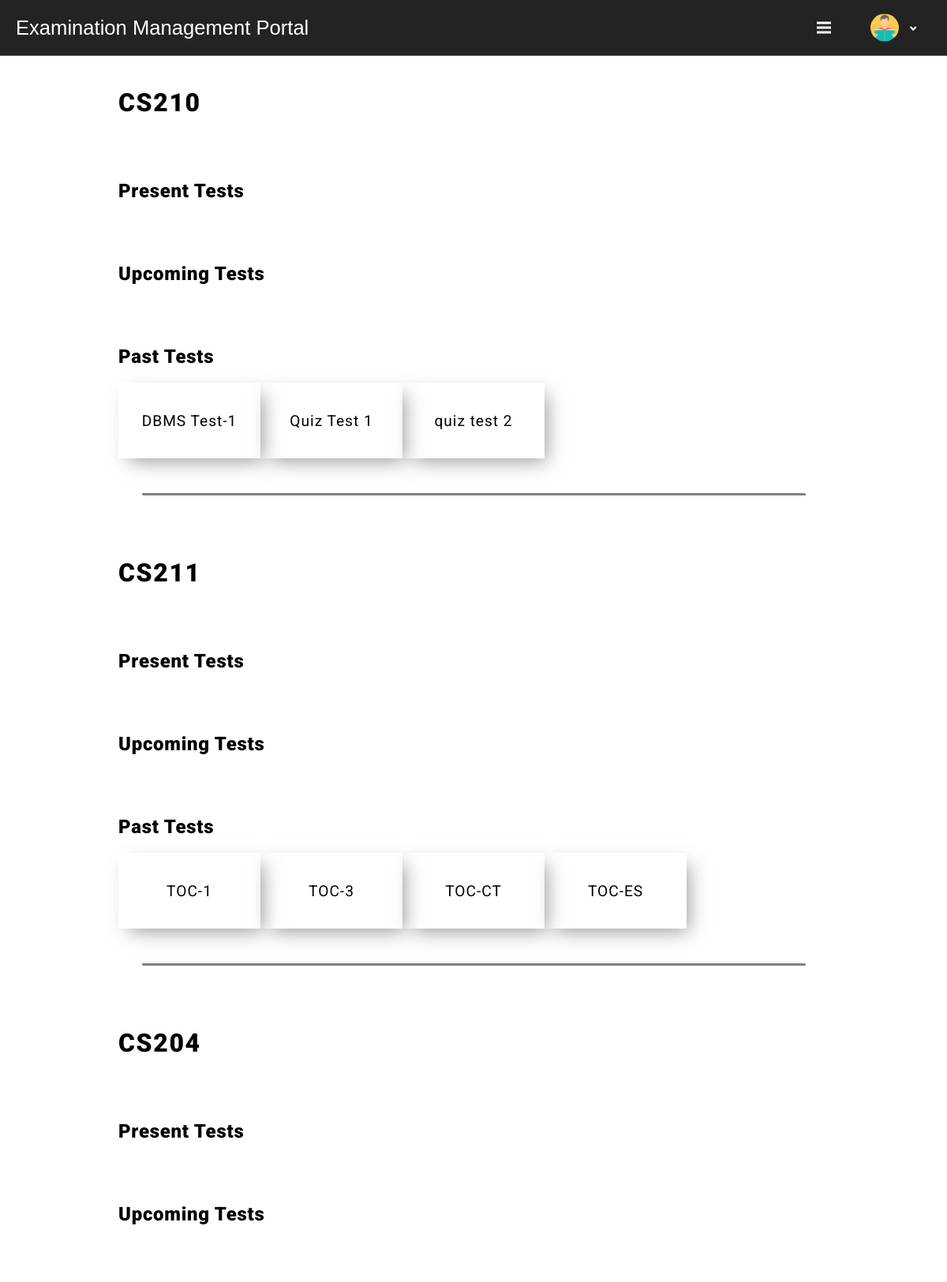
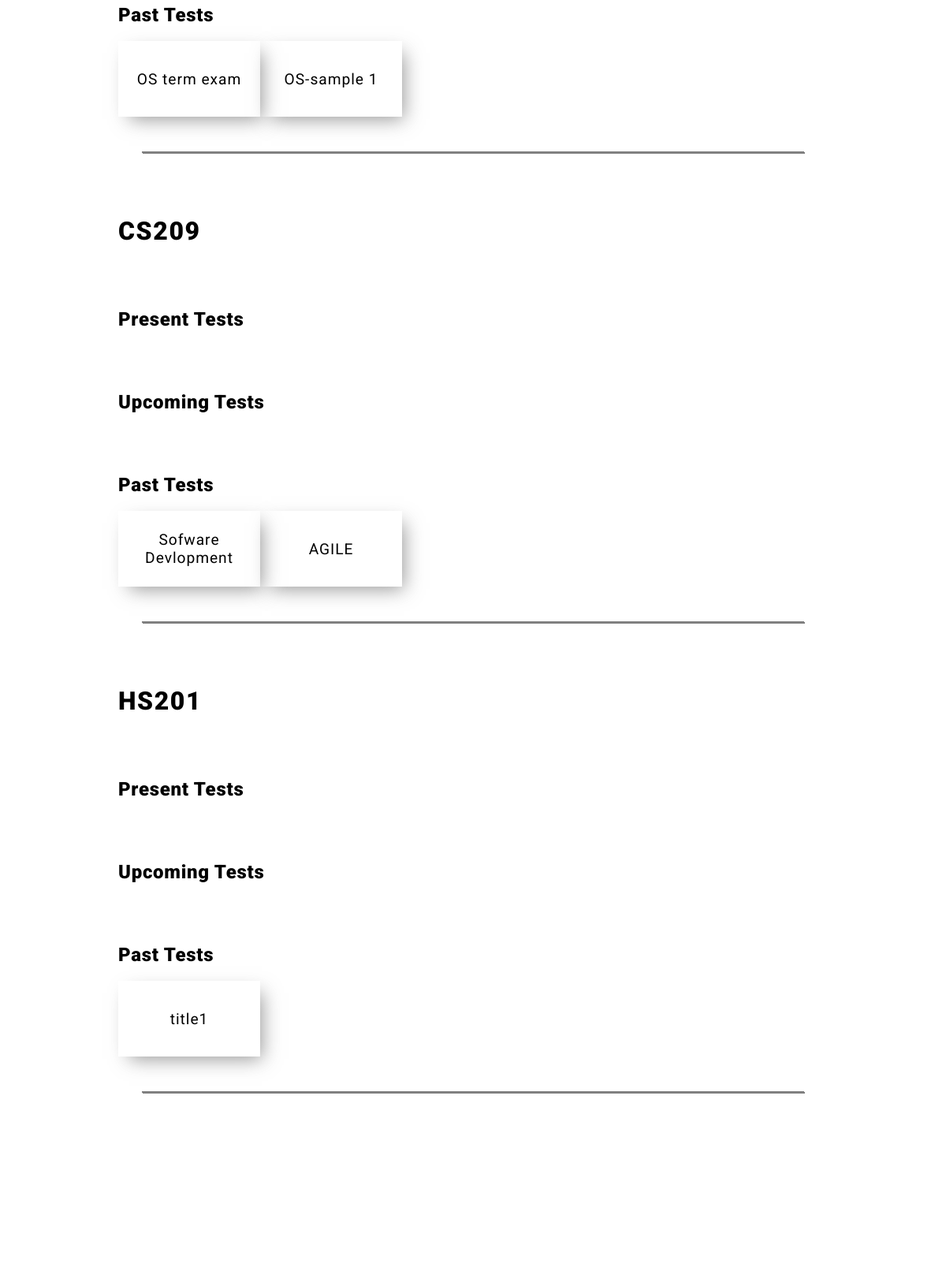
The page /tests-s.php (signed in) on the database its author committed (2 pictures, top to bottom).
### tables this page shows
CREATE TABLE `student_list` (
  `id` int(25) NOT NULL,
  `email` text NOT NULL,
  `student_id` text,
  `name` text,
  `courses_no` int(2) NOT NULL DEFAULT '0',
  `course_1` varchar(255) NOT NULL DEFAULT '-',
  `course_2` varchar(255) NOT NULL DEFAULT '-',
  `course_3` varchar(255) NOT NULL DEFAULT '-',
  `course_4` varchar(255) NOT NULL DEFAULT '-',
  `course_5` varchar(255) NOT NULL DEFAULT '-',
  `course_6` varchar(255) NOT NULL DEFAULT '-',
  `course_7` varchar(255) NOT NULL DEFAULT '-',
  `course_8` varchar(255) NOT NULL DEFAULT '-',
  `course_9` varchar(255) NOT NULL DEFAULT '-'
);

CREATE TABLE `quiz` (
  `quiz_id` text NOT NULL,
  `created_for` text NOT NULL,
  `name` varchar(50) NOT NULL,
  `start_time` datetime NOT NULL,
  `end_time` datetime NOT NULL,
  `created_by` text NOT NULL
);

### tests-s.php (the view, shortened to what this page needs)
<!DOCTYPE html>
<html>
<head>
<?php
include_once 'db.php';
$email = $_SESSION['email'];
$query = "SELECT * FROM student_list WHERE email='$email'";
$result = mysqli_query($con2, $query);
$courses_no = $row['courses_no'];?>
	<link rel="stylesheet" type="text/css" href="z-style.css" />
	<link rel="stylesheet" href="https://use.typekit.net/wur3dcn.css">
</head>
<body class="current-page" id="tests">
	<div id="navbar">
		<p id="navbar-simp">Examination Management Portal</p>
		<div id="navbar-profile">
			<p id="navbar-arrow"><i id="navbar-arrow-control"></i></p>
			<img src="stock/student.jpg" id="navbar-dp">
		</div>
		<div id="navbar-menubut">
  			<div class="bar1"></div>
  			<div class="bar2"></div>
  			<div class="bar3"></div>
		</div>
	</div>
	<?php
$date1 = date('Y-m-d H:i:s');
echo'<div id="tests-main-container">';
$query = "SELECT * FROM student_list WHERE email='$email'";
$result = mysqli_query($con2, $query);
$row = mysqli_fetch_assoc($result);
$a = array();
for($i=1;$i<=$row['courses_no'];$i++) {
	array_push($a, $row["course_".$i]);
}
for($i=0; $i<sizeof($a); $i++){
echo'
     <div class="tests-containers tests-heads"><p class="tests-heads-text1">'.$a[$i].'</p></div>
     <div id="test-div2"></div>';
echo '
		<div class="tests-containers tests-heads"><p class="tests-heads-text">Present Tests</p></div>
		<div class="tests-containers">';
	$d=1;
		echo' </div>
		<div class="tests-containers tests-heads"><p class="tests-heads-text">Upcoming Tests</p></div>
		<div class="tests-containers">';
			echo '</div>
		<div class="tests-containers tests-heads"><p class="tests-heads-text">Past Tests</p></div>
		<div class="tests-containers">';
		$result2 = mysqli_query($con,"SELECT * FROM quiz where created_for = '$a[$i]' and start_time < '$date1' and end_time < '$date1' order by start_time asc") or die('Error');
		while($row = mysqli_fetch_array($result2))
		{
      $name = $row['name'];
      $qid = $row['quiz_id'];
    echo' <a href="testg.php?quiz_id='.$qid.'" class="tests-cards" id="tests-card'.$d.'"><p class="tests-cards-text" id="tests-card'.$d++.'-text">'.$name.'</p></a>';
}
		    echo' </div><div id="test-div"></div>
			<hr style="height:2px;border-width:0;color:gray;background-color:gray;margin-left:15%;margin-right:15%;box-shadow: 1px 1px;">
		    <div id="test-div"></div>';}
        ?>
    </div>
	<div id="test-div1"></div>
</html>

### z-style.css (style rules this page uses)
html { scroll-behavior: smooth; }
body { overflow-y: scroll; }
* { margin: 0; padding: 0; border: 0; }
#navbar { width: 100%; height: 70px; background-color: #232323; position: relative; z-index: 30; border-bottom: solid #696969; border-width: 1px; }
#navbar-logo, #navbar-simp { float: left; cursor: pointer; top: 50%; -ms-transform: translateY(-50%); transform: translateY(-50%); position: relative; }
#navbar-simp { margin-left: 20px; color: #FFFFFF; font-family: satisfy,sans-serif; font-weight: 400; font-style: normal; font-size: 1.6em; }
#navbar-profile { height: 100%; float: right; margin-right: 25px; }
#navbar-profile * { float: right; position: relative; top: 50%; -ms-transform: translateY(-50%); transform: translateY(-50%); position: relative; }
#navbar-dp { height: 35px; width: 36px; margin-right: 15px; margin-left: 15px; border-radius: 50%; }
#navbar-arrow { margin-right: 15px; }
#navbar-arrow-control { border: solid #FFFFFF; border-width: 0 2.5px 2.5px 0; padding: 2.2px; transform: rotate(45deg); -webkit-transform: rotate(45deg); }
#navbar-menubut, #navbar-menubut-2 { display: inline-block; cursor: pointer; float: right; display: none; margin-right: 35px; top: 50%; -ms-transform: translateY(-50%); transform: translateY(-50%); position: relative; }
.bar1, .bar2, .bar3 { width: 18px; height: 3px; background-color: #FFFFFF; margin: 3px 0; transition: 0.3s; }
#test-div { height: 40px; width: 100%; background-color: rgba(0,0,0,0); }
#test-div1 { height: 200px; width: 100%; background-color: #FFFFFF; }
#test-div2 { height: 20px; width: 100%; background-color: #FFFFFF; }
#tests-main-container { width: 100%; text-align: center; }
.tests-containers { width: 75%; display: inline-block; }
.tests-heads { margin-top: 40px; margin-bottom: 15px; }
.tests-heads-text { float: left; font-family: roboto, sans-serif; font-weight: 900; font-style: normal; font-size: 1.5em; letter-spacing: 0.03em; }
.tests-heads-text1 { float: left; font-family: roboto, sans-serif; font-weight: 900; font-style: normal; font-size: 2em; letter-spacing: 0.05em; }
.tests-cards { width: 20%; height: 8vw; float: left; box-shadow: 8px 9px 23px -6px rgba(90,90,90,0.64); -webkit-box-shadow: 8px 9px 23px -6px rgba(90,90,90,0.64); -moz-box-shadow: 8px 9px 23px -6px rgba(90,90,90,0.64); text-decoration: none; color: #000000; cursor: pointer; }
.tests-cards-text { top: 40%; -ms-transform: translateY(-50%); transform: translateY(-50%); position: relative; font-family: roboto, sans-serif; font-weight: 400; font-style: normal; font-size: 1.2em; letter-spacing: 0.05em; margin: 10px; }
@media screen and (max-width: 1200px) { #navbar-menubut { display: inline; } }

### rows shown on the page
student_list: course_1 "CS210", course_2 "CS211", course_3 "CS204", course_4 "CS209", course_5 "HS201"
quiz: name "DBMS Test-1"
quiz: name "Quiz Test 1"
quiz: name "quiz test 2"
quiz: name "TOC-1"
quiz: name "TOC-3"
quiz: name "TOC-CT"
quiz: name "TOC-ES"
quiz: name "OS term exam"
quiz: name "OS-sample 1"
quiz: name "Sofware Devlopment"
quiz: name "AGILE"
quiz: name "title1"
